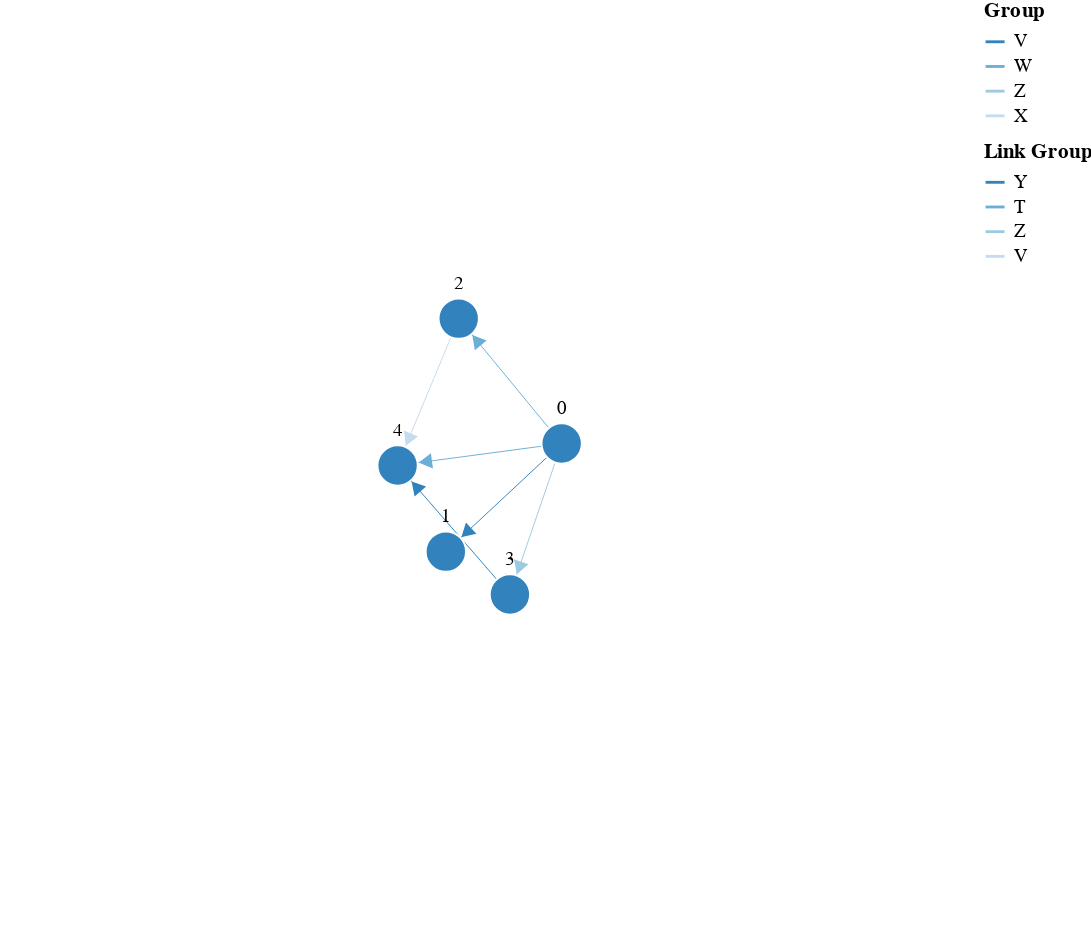

The code cell stored with this chart in its notebook:
### Code cell
g = nx.generators.barabasi_albert_graph(5, 3)
def rand_group():
    possible = "TUVWXYZ"
    return random.sample(possible, 1)[0]

node_properties = {n: {"group": rand_group(), 
                       "fx": random.randint(1, 100),
                       "fy": random.randint(1, 100)}
                    for n in g.nodes()}

edge_attributions = {e: {"group": rand_group()}
                    for e in g.edges()}

nx.set_node_attributes(g, node_properties)
nx.set_edge_attributes(g, edge_attributions)
nx.set_node_attributes(g, {k:f"n{i}" for i, k in enumerate(g.nodes)}, "label")

schema = plots.spring_force_graph(g, node_labels="label", input_layout = False)
plots.save_schema(schema, "_schema.json")
plots.ipy_display(schema, format="interactive")

### Figure 1 — Vega specification as saved in the notebook (floating-point values rounded to 4 significant figures)
{"$schema": "https://vega.github.io/schema/vega/v5.json", "data": [{"name": "node-data", "on": [{"modify": "node.datum", "trigger": "fix.length == 2", "values": "{fixedx: fix[0], fixedy: fix[1]}"}, {"modify": "reset", "trigger": "reset", "values": "{fixedx: -100, fixedy: -100}"}], "values": [{"fixedx": -100, "fixedy": -100, "fx": 52, "fy": 6, "group": "V", "id": 0, "label": 0}, {"fixedx": -100, "fixedy": -100, "fx": 93, "fy": 75, "group": "W", "id": 1, "label": 1}, {"fixedx": -100, "fixedy": -100, "fx": 37, "fy": 15, "group": "Z", "id": 2, "label": 2}, {"fixedx": -100, "fixedy": -100, "fx": 79, "fy": 31, "group": "X", "id": 3, "label": 3}, {"fixedx": -100, "fixedy": -100, "fx": 38, "fy": 14, "group": "Z", "id": 4, "label": 4}]}, {"name": "link-data", "values": [{"group": "Y", "source": 0, "target": 1}, {"group": "T", "source": 0, "target": 2}, {"group": "Z", "source": 0, "target": 3}, {"group": "T", "source": 0, "target": 4}, {"group": "V", "source": 2, "target": 4}, {"group": "Y", "source": 3, "target": 4}]}], "description": "A node-link diagram with force-directed layout.", "height": 500, "legends": [{"stroke": "color", "symbolType": "stroke", "title": "Group"}, {"stroke": "colorlink", "symbolType": "stroke", "title": "Link Group"}], "marks": [{"encode": {"enter": {"fill": {"field": "group", "value": "color"}, "stroke": {"value": "white"}}, "update": {"cursor": {"value": "pointer"}, "fx": {"signal": "datum.fixedx != -100 ? datum.fixedx  : (layoutdata ? scale('xscale', datum.fx) : null)"}, "fy": {"signal": "datum.fixedy != -100 ? datum.fixedy : (layoutdata ? scale('yscale', datum.fy) : null)"}, "size": {"signal": "2 * nodeRadius * nodeRadius"}}}, "from": {"data": "node-data"}, "name": "nodes", "transform": [{"forces": [{"force": "center", "x": {"signal": "cx"}, "y": {"signal": "cy"}}, {"force": "collide", "radius": {"signal": "nodeRadius"}}, {"force": "nbody", "strength": {"signal": "nodeCharge"}}, {"distance": {"signal": "linkDistance"}, "force": "link", "links": "link-data"}], "iterations": 300, "restart": {"signal": "restart"}, "signal": "force", "static": true, "type": "force"}], "type": "symbol", "zindex": 1}, {"encode": {"enter": {"align": {"value": "center"}, "baseline": {"value": "middle"}, "fill": {"value": "black"}, "fontSize": {"value": 10}, "text": {"field": "datum.label"}}, "update": {"x": {"field": "x"}, "y": {"field": "y"}}}, "from": {"data": "nodes"}, "interactive": false, "name": "labels", "transform": [{"anchor": ["top", "bottom", "right", "left"], "avoidMarks": ["nodes"], "offset": [1], "size": {"signal": "[width + 60, height]"}, "type": "label"}], "type": "text", "zindex": 2}, {"encode": {"update": {"stroke": {"field": "group", "scale": "colorlink"}, "strokeWidth": {"value": 0.5}}}, "from": {"data": "link-data"}, "interactive": false, "transform": [{"require": {"signal": "force"}, "shape": "line", "sourceX": "datum.source.x", "sourceY": "datum.source.y", "targetX": "datum.target.x", "targetY": "datum.target.y", "type": "linkpath"}], "type": "path"}, {"encode": {"enter": {"fill": {"field": "group", "scale": "colorlink"}, "shape": {"value": "triangle-right"}, "size": {"value": 40}, "stroke": {"field": "group", "scale": "colorlink"}}, "hover": {"opacity": {"value": 1}}, "update": {"x": {"field": "target.x"}, "y": {"field": "target.y"}}}, "from": {"data": "link-data"}, "name": "arrows", "transform": [{"as": "tan", "expr": "atan2((datum.datum.target.y-datum.datum.source.y),(datum.datum.target.x-datum.datum.source.x))", "type": "formula"}, {"as": "angle", "expr": "datum.tan*180/PI", "type": "formula"}, {"as": "y", "expr": "datum.datum.target.y - nodeRadius*sin(datum.tan)", "type": "formula"}, {"as": "x", "expr": "datum.datum.target.x - nodeRadius*cos(datum.tan)", "type": "formula"}], "type": "symbol", "zindex": {"value": 40}}], "padding": 0, "scales": [{"domain": {"data": "node-data", "field": "group"}, "name": "color", "range": {"scheme": "category20c"}, "type": "ordinal"}, {"domain": {"data": "link-data", "field": "group"}, "name": "colorlink", "range": {"scheme": "category20c"}, "type": "ordinal"}, {"domain": {"data": "node-data", "field": "fx"}, "name": "xscale", "range": [10, {"signal": "width - 10"}]}, {"domain": {"data": "node-data", "field": "fy"}, "name": "yscale", "range": [10, {"signal": "height - 10"}]}], "signals": [{"name": "cx", "update": "width / 2"}, {"name": "cy", "update": "height / 2"}, {"name": "nodeRadius", "value": 15}, {"name": "nodeCharge", "value": -80}, {"name": "linkDistance", "value": 80}, {"bind": {"input": "checkbox"}, "name": "layoutdata", "value": false}, {"description": "State variable for active node fix status.", "name": "fix", "on": [{"events": "symbol:mouseout[!event.buttons], window:mouseup", "update": "false"}, {"events": "symbol:mouseover", "update": "fix || true"}, {"events": "[symbol:mousedown, window:mouseup] > window:mousemove!", "force": true, "update": "xy()"}], "value": false}, {"description": "Unfix node", "name": "reset", "on": [{"events": "symbol:dblclick", "update": "item().datum"}], "value": null}, {"description": "Graph node most recently interacted with.", "name": "node", "on": [{"events": "symbol:mouseover", "update": "fix === true ? item() : node"}], "value": null}, {"description": "Flag to restart Force simulation upon data changes.", "name": "restart", "on": [{"events": {"signal": "fix"}, "update": "fix && fix.length"}, {"events": {"signal": "layoutdata"}, "update": "true"}, {"events": {"signal": "reset"}, "update": "true"}], "value": false}], "width": 500}
